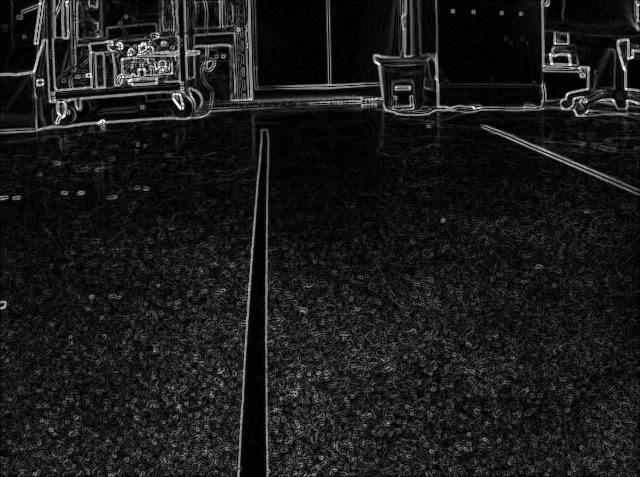
#> input picture build/lmw.png, 640 x 477 px
$ python line_detection_work.py   (older library calls are emulated)
#> lines starting #> are read from the running program, lines starting #| are printed output that depends on the picture
# # Python program to illustrate HoughLine
# # method for line detection
# import cv2
# import numpy as np
# from IPython import embed

# # Reading the required image in
# # which operations are to be done.
# # Make sure that the image is in the same
# # directory in which this python program is

# img = cv2.imread('image_1.png')

# # Convert the img to grayscale
# gray = cv2.cvtColor(img,cv2.COLOR_BGR2GRAY)
# # embed()
# # Apply edge detection method on the image

# # gradient_x = cv2.Sobel(gray, cv2.CV_16S, 1,0, ksize=3, scale=1,delta=0)
# # gradient_y = cv2.Sobel(gray, cv2.CV_16S, 0,1, ksize=3, scale=1,delta=0)
# # abs_gradient_x=cv2.convertScaleAbs(gradient_x)
# # abs_gradient_y=cv2.convertScaleAbs(gradient_y)

# # gradient=cv2.addWeighted(abs_gradient_x, 0.5, abs_gradient_y, 0.5, 0)

# edges = cv2.Canny(gray,50,150,apertureSize = 3)

# # This returns an array of r and theta values
# embed()
# lines = cv2.HoughLines(gray,1,np.pi/180, 150)
# embed()
# # The below for loop runs till r and theta values
# # are in the range of the 2d array
# for line in lines:
#   for r,theta in line:

#     # Stores the value of cos(theta) in a
#     a = np.cos(theta)

#     # Stores the value of sin(theta) in b
#     b = np.sin(theta)

#     # x0 stores the value rcos(theta)
#     x0 = a*r

#     # y0 stores the value rsin(theta)
#     y0 = b*r

#     # x1 stores the rounded off value of (rcos(theta)-1000sin(theta))
#     x1 = int(x0 + 1000*(-b))

#     # y1 stores the rounded off value of (rsin(theta)+1000cos(theta))
#     y1 = int(y0 + 1000*(a))

#     # x2 stores the rounded off value of (rcos(theta)+1000sin(theta))
#     x2 = int(x0 - 1000*(-b))

#     # y2 stores the rounded off value of (rsin(theta)-1000cos(theta))
#     y2 = int(y0 - 1000*(a))

#     # cv2.line draws a line in img from the point(x1,y1) to (x2,y2).
#     # (0,0,255) denotes the colour of the line to be
#     #drawn. In this case, it is red.
#     cv2.line(img,(x1,y1), (x2,y2), (0,0,255),2)

#   # All the changes made in the input image are finally
#   # written on a new image houghlines.jpg
# cv2.imwrite('images_out.jpeg', img)


import cv2
import numpy as np
import math
img = cv2.imread('lmw.png')
#> img is the input picture: shape (477, 640, 3); min 0, max 255, mean 26.6
gray = cv2.cvtColor(img,cv2.COLOR_BGR2GRAY)
edges = cv2.Canny(img,50,200,apertureSize = 3)
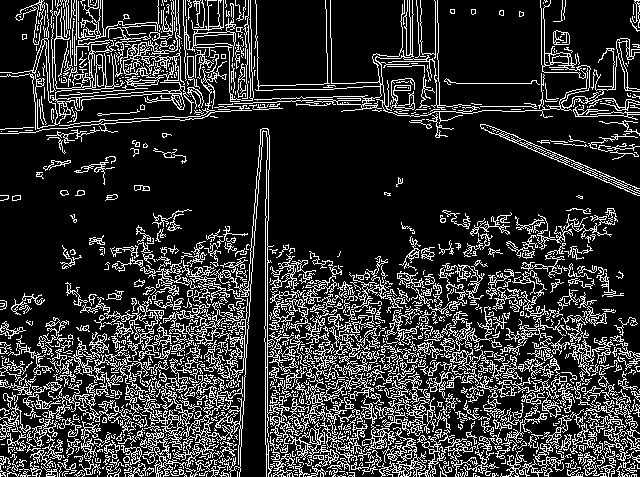
#> edges: shape (477, 640); 19.1% white in thin lines or dots

cv2.imwrite('lmw_edge_out.png',edges)

lines = cv2.HoughLines(edges,1,np.pi/180,200,0,0,0,np.pi/5);
#> lines = 714 rows, first 8: [-42, 2.36], [428, 1.47], [447, 1.59], [424, 1.61], [-265, 3.14], [471, 1.52], [453, 1.55], [421, 1.66]

if lines is not None:
  for i in range(0, len(lines)):
      rho = lines[i][0][0]
      theta = lines[i][0][1]
      a = math.cos(theta)
      b = math.sin(theta)
      x0 = a * rho
      y0 = b * rho
      pt1 = (int(x0 + 1000*(-b)), int(y0 + 1000*(a)))
      pt2 = (int(x0 - 1000*(-b)), int(y0 - 1000*(a)))
      cv2.line(img, pt1, pt2, (0,0,255), 3, cv2.LINE_AA)
#> this loop made 714 passes
#> (rho, theta, a, b, x0, y0, pt1, pt2) on passes 1 to 3: (-42, 2.36, -0.707, 0.707, 29.7, -29.7, (-677, -736), (736, 677)), (428, 1.47, 0.105, 0.995, 44.74, 425.7, (-949, 530), (1039, 321)), (447, 1.59, -0.0175, 1, -7.8, 446.9, (-1007, 429), (992, 464))
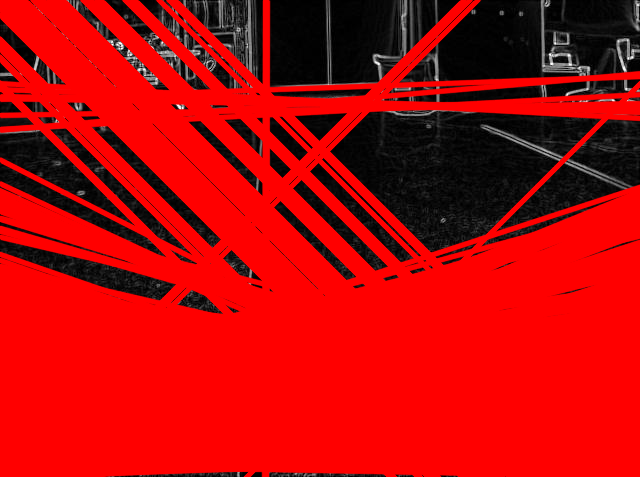
#> img: shape (477, 640, 3); mean B, G, R 6.3, 6.3, 182.3

cv2.imwrite('lmw_out.png',img)


# [17 lines of commented-out code are left out]
